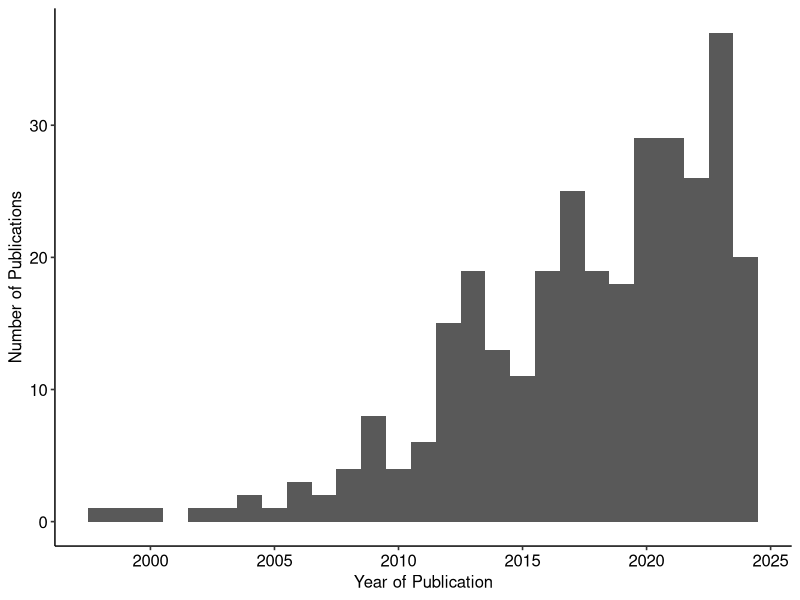
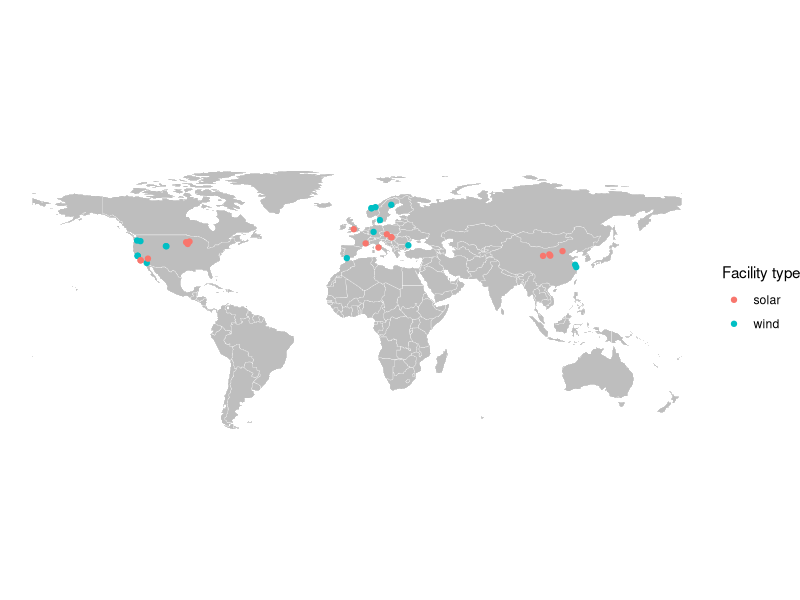
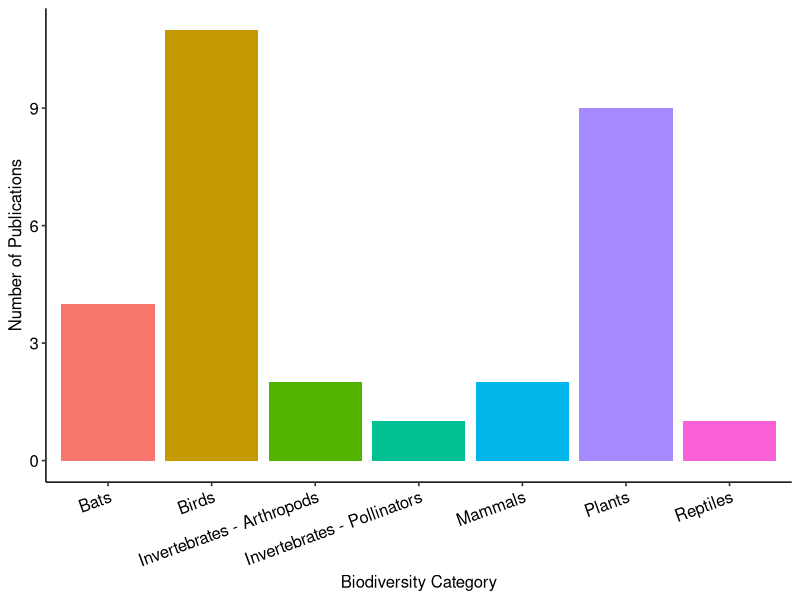
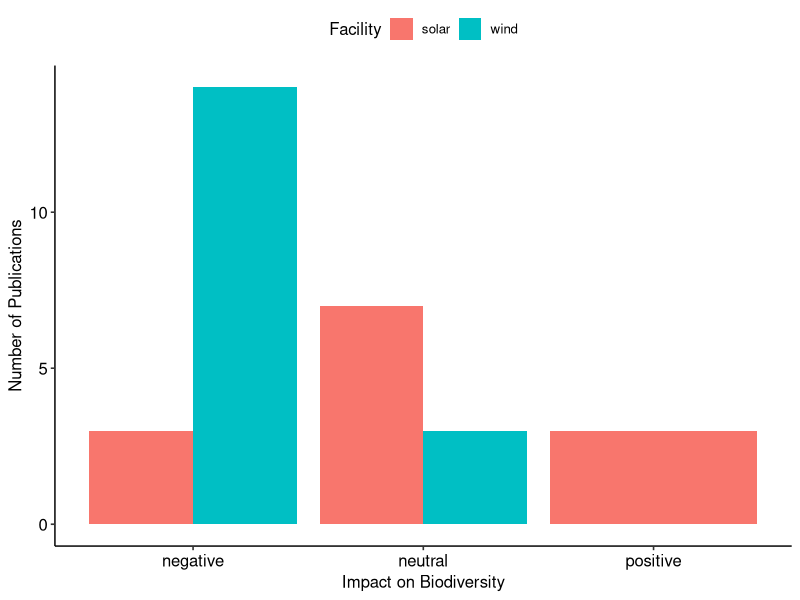
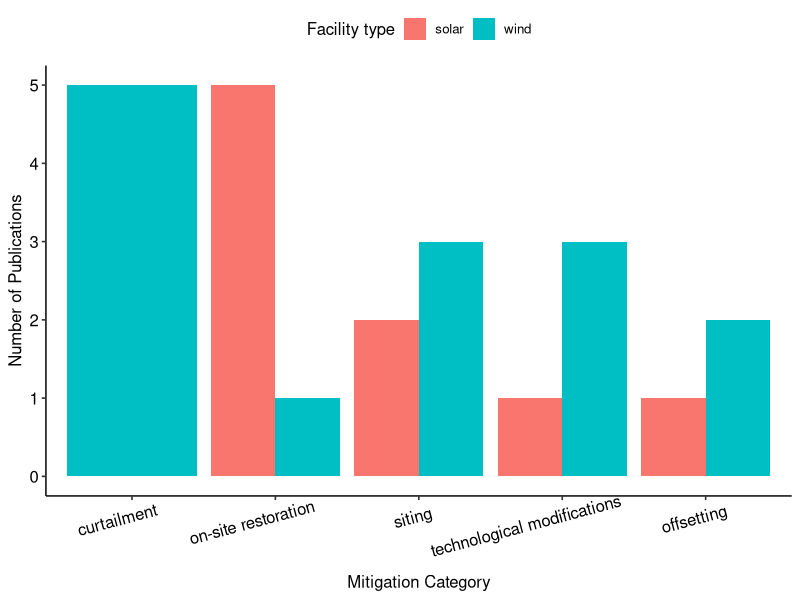
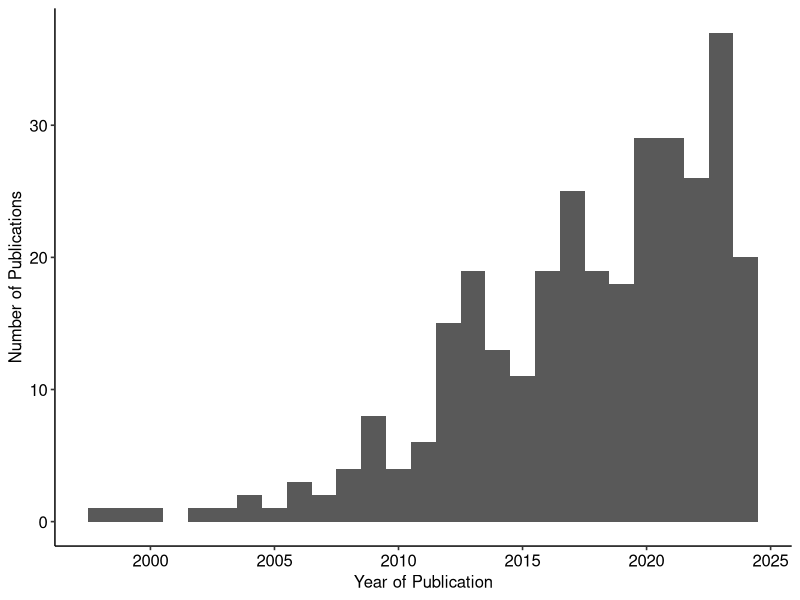
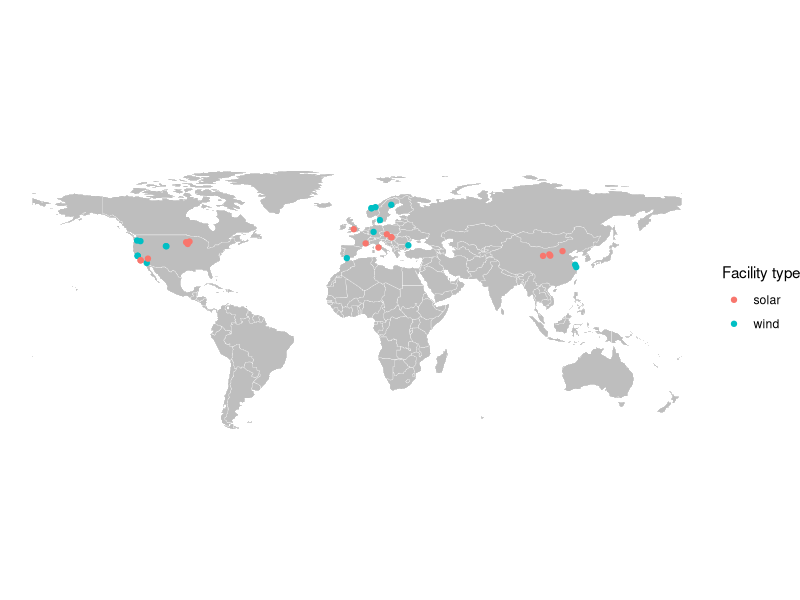
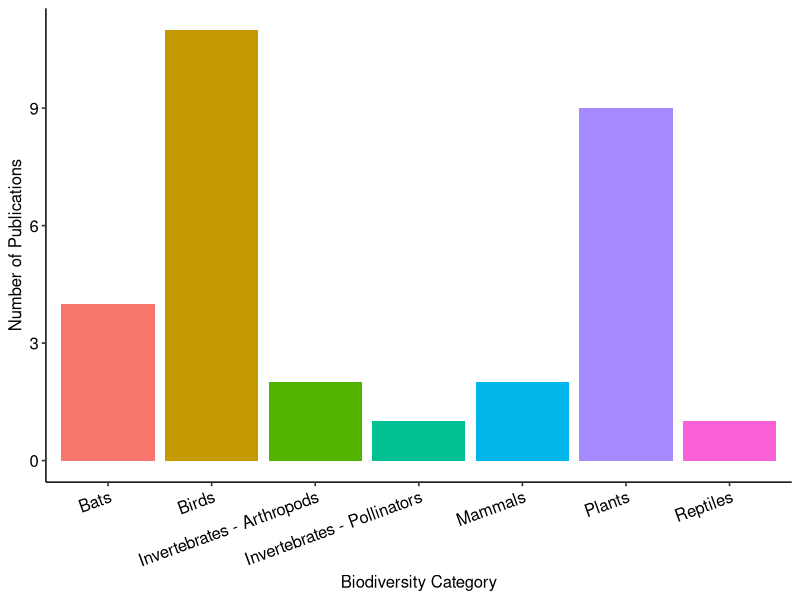

Write the R code that produced these figures, in order.
# source(scripts/install_packages.R) # uncomment and run to install necessary packages

library(tidyverse)
library(sf)
library(rnaturalearth)
library(ggpubr)
#install.packages("wordcloud")
library(wordcloud)
#install.packages("tm")
library(tm)



#### figures from more final data ####

# get data
sysrevdata <- readr::read_csv("data_input/wind_solar_biodiversity_sysreview_v2_20240930.csv")

# how many papers included currently?

length(unique(sysrevdata$title))
# 315

# filter to just unique papers, then count # wind, # solar
sysrevdata %>%
  dplyr::select(title, wind_solar) %>%
  dplyr::distinct() %>%
  dplyr::select(wind_solar) %>%
  table()
# wind_solar
# solar         wind windandsolar 
# 44          270            1 

# filter to just unique papers, then count # impact, # mitigation
sysrevdata %>%
  dplyr::select(title, topic) %>%
  dplyr::distinct() %>%
  dplyr::select(topic) %>%
  table()
# topic
# impact impactandmitigation          mitigation 
# 275                  20                  20 

# filter to just unique papers, then count wind/solar vs impact/mitigation
sysrevdata %>%
  dplyr::select(title, wind_solar, topic) %>%
  dplyr::distinct() %>%
  dplyr::group_by(wind_solar, topic) %>%
  dplyr::summarise(count_by_windsolarimpactmitigation = n())
# wind_solar   topic               count_by_windsolarimpactmitigation
# <chr>        <chr>                                            <int>
# 1 solar        impact                                              32
# 2 solar        impactandmitigation                                  4
# 3 solar        mitigation                                           8
# 4 wind         impact                                             242
# 5 wind         impactandmitigation                                 16
# 6 wind         mitigation                                          12
# 7 windandsolar impact                                               1

# make histogram of year of publication
sysrevdata %>%
  dplyr::select(title, year) %>%
  dplyr::distinct() %>%
  ggplot(aes(x = year)) +
  geom_histogram(binwidth = 1) +
  ggpubr::theme_pubr() +
  xlab("Year of Publication") +
  ylab("Number of Publications")
ggsave("figures/year_pub_histogram.png", width = 5, height = 4)

# locations ----

# count where studies located
sysrevdata %>%
  dplyr::select(title, region) %>%
  dplyr::distinct() %>%
  dplyr::select(region) %>%
  table()
# region
# Asia        Europe North America 
# 6            13            11 

# make map of locations of study
# first get world map data without Antarctica (not included)
worldmap <- rnaturalearth::ne_countries() %>% 
  filter(sovereignt != "Antarctica")

# then get spatial version of sys review data where lat/long available
sysrevlatlong <- sysrevdata %>%
  dplyr::select(title, wind_solar, latitude, longitude) %>%
  dplyr::filter(!is.na(latitude)) %>%
  dplyr::distinct() #%>%
  #sf::st_as_sf(coords = c("latitude", "longitude"))

# then plot background world map and points coloured by wind or solar
ggplot() +
  geom_sf(data = worldmap, fill = "grey", colour = "white", linewidth = 0.1) +
  theme_void() +
  geom_point(data = sysrevlatlong, aes(x = longitude, y = latitude, colour = wind_solar)) +
  labs(colour = "Facility type")
ggsave("figures/map_study_locations.png", width = 6, height = 4)
rm(worldmap, sysrevlatlong)

# make histogram of biodiversity category (not many so far)
sysrevdata %>%
  dplyr::select(title, biodiversity_category) %>%
  dplyr::distinct() %>%
  dplyr::filter(!is.na(.$biodiversity_category)) %>%
  ggplot(aes(x = biodiversity_category, fill = biodiversity_category)) +
  geom_bar() +
  ggpubr::theme_pubr(legend = "none") +
  xlab("Biodiversity Category") +
  ggpubr::rotate_x_text(angle = 20) +
  ylab("Number of Publications")
ggsave("figures/biodiversity_cat_histogram.png", width = 5, height = 4)

# and table for specific numbers
sysrevdata %>%
  dplyr::select(title, biodiversity_category) %>%
  dplyr::distinct() %>%
  dplyr::filter(!is.na(.$biodiversity_category)) %>% 
  dplyr::select(biodiversity_category) %>% 
  table()
# biodiversity_category
# Bats                       Birds  Invertebrates - Arthropods Invertebrates - Pollinators 
# 4                          11                           2                           1 
# Mammals                      Plants                    Reptiles 
# 2                           9                           1 

# make histogram of effect of wind and solar
sysrevdata %>%
  dplyr::select(title, wind_solar, effect_wind, effect_solar) %>%
  dplyr::distinct() %>%
  dplyr::filter_at(vars(effect_wind, effect_solar), any_vars(!is.na(.))) %>%
  tidyr::unite(col = "effect", effect_wind:effect_solar, na.rm = TRUE) %>%
  ggplot(aes(x = effect, fill = wind_solar)) +
  geom_bar(position = "dodge") +
  ggpubr::theme_pubr() +
  xlab("Impact on Biodiversity") +
  ylab("Number of Publications") +
  scale_fill_discrete(name = "Facility")
ggsave("figures/effect_development_barchart.png", width = 5, height = 4)

# mitigation ----

# now a bar chart showing mitigations suggested, and mitigation heirarchy
# given some have multiple suggestions have to summarise data a bit
sysrevdata %>%
  dplyr::select(title, mitigation_category, wind_solar) %>%
  dplyr::distinct() %>%
  dplyr::filter(!is.na(.$mitigation_category)) %>%
  # Split the categories and unnest them
  dplyr::mutate(mitigation_category = stringr::str_split(mitigation_category, ", ")) %>%
  tidyr::unnest(mitigation_category) %>%
  # Count occurrences of each category
  dplyr::group_by(mitigation_category, wind_solar) %>%
  dplyr::summarise(count = n(), .groups = 'drop') %>%
  ggplot(aes(x = reorder(mitigation_category, -count), y = count, fill = wind_solar)) +
  geom_bar(stat = "identity", position = "dodge") +
  ggpubr::theme_pubr() +
  xlab("Mitigation Category") +
  labs(fill = "Facility type") +
  ggpubr::rotate_x_text(angle = 15, hjust = 0.7, vjust = 0.9) +
  ylab("Number of Publications")
ggsave("figures/mitigation_cat_barplot.png", width = 5, height = 4)

# tables for numbers
sysrevdata %>%
  dplyr::select(title, `mitigation_suggested?`) %>%
  dplyr::distinct() %>%
  dplyr::filter(!is.na(.$`mitigation_suggested?`)) %>% 
  dplyr::select(`mitigation_suggested?`) %>% 
  table()
# mitigation_suggested?
#   no yes 
# 10  20 

# mitigation category
sysrevdata %>%
  dplyr::select(title, mitigation_category, wind_solar) %>%
  dplyr::distinct() %>%
  dplyr::filter(!is.na(.$mitigation_category)) %>%
  # Split the categories and unnest them
  dplyr::mutate(mitigation_category = stringr::str_split(mitigation_category, ", ")) %>%
  tidyr::unnest(mitigation_category) %>%
  # Count occurrences of each category
  dplyr::group_by(mitigation_category, wind_solar) %>%
  dplyr::summarise(count = n(), .groups = 'drop')
# mitigation_category         wind_solar count
# <chr>                       <chr>      <int>
# 1 curtailment                 wind           5
# 2 offsetting                  solar          1
# 3 offsetting                  wind           2
# 4 on-site restoration         solar          5
# 5 on-site restoration         wind           1
# 6 siting                      solar          2
# 7 siting                      wind           3
# 8 technological modifications solar          1
# 9 technological modifications wind           3

# explicit tests of mitigation
sysrevdata %>%
  dplyr::select(title, `mitigation_tested?`) %>%
  dplyr::distinct() %>%
  dplyr::filter(!is.na(.$`mitigation_tested?`)) %>% 
  dplyr::select(`mitigation_tested?`) %>% 
  table()
# mitigation_tested?
#   no yes 
# 23   7 

# explicit tests of mitigation
sysrevdata %>%
  dplyr::select(title, `mitigation_supported_by_explicit_test?`) %>%
  dplyr::distinct() %>%
  dplyr::filter(!is.na(.$`mitigation_supported_by_explicit_test?`)) %>% 
  dplyr::select(`mitigation_supported_by_explicit_test?`) %>% 
  table()
# mitigation_supported_by_explicit_test?
#   no yes 
# 3   7 

# word clouds suck really ----

# okay now let's try to make a word cloud from the abstracts
# Step 1: Create a corpus from the abstract column
corpus <- sysrevdata %>%
  dplyr::select(abstract) %>%
  dplyr::distinct()

corpus <-  tm::Corpus(tm::VectorSource(corpus))

# Step 2: Preprocess the data (convert to lower case, remove punctuation, etc.)
corpus <- tm_map(corpus, content_transformer(tolower))         # Convert to lowercase
corpus <- tm_map(corpus, removePunctuation)                    # Remove punctuation
corpus <- tm_map(corpus, removeNumbers)                        # Remove numbers
corpus <- tm_map(corpus, removeWords, stopwords("english"))    # Remove common stopwords
corpus <- tm_map(corpus, stripWhitespace)                      # Remove extra white spaces

# Step 3: Create a Document-Term Matrix
dtm <- tm::TermDocumentMatrix(corpus)
matrix <- as.matrix(dtm)
word_freqs <- sort(rowSums(matrix), decreasing = TRUE)  # Sum term frequencies
df_word_freqs <- data.frame(word = names(word_freqs), freq = word_freqs)

# Step 4: Generate the word cloud
set.seed(1234)  # For reproducibility
png("figures/wordcloud_abstract.png", width = 800, height = 800, res = 300)
wordcloud::wordcloud(words = df_word_freqs$word, freq = df_word_freqs$freq, 
          min.freq = 3,                              # Minimum frequency to include
          max.words = 200,                           # Maximum number of words in the cloud
          random.order = FALSE,                      # Arrange largest words centrally
          colors = brewer.pal(8, "Dark2"))           # Color palette
dev.off()

# needs lots more cleaning, ah well. what about mitigation text?

# Step 1: Create a corpus from the abstract column
corpus <- sysrevdata %>%
  dplyr::select(mitigation_text) %>%
  dplyr::distinct()

corpus <-  tm::Corpus(tm::VectorSource(corpus))

# Step 2: Preprocess the data (convert to lower case, remove punctuation, etc.)
corpus <- tm_map(corpus, content_transformer(tolower))         # Convert to lowercase
corpus <- tm_map(corpus, removePunctuation)                    # Remove punctuation
corpus <- tm_map(corpus, removeNumbers)                        # Remove numbers
corpus <- tm_map(corpus, removeWords, stopwords("english"))    # Remove common stopwords
corpus <- tm_map(corpus, stripWhitespace)                      # Remove extra white spaces

# Step 3: Create a Document-Term Matrix
dtm <- tm::TermDocumentMatrix(corpus)
matrix <- as.matrix(dtm)
word_freqs <- sort(rowSums(matrix), decreasing = TRUE)  # Sum term frequencies
df_word_freqs <- data.frame(word = names(word_freqs), freq = word_freqs)

# Step 4: Generate the word cloud
set.seed(1234)  # For reproducibility
png("figures/wordcloud_mitigationtext.png", width = 800, height = 800, res = 300)
wordcloud::wordcloud(words = df_word_freqs$word, freq = df_word_freqs$freq, 
                     min.freq = 3,                              # Minimum frequency to include
                     max.words = 200,                           # Maximum number of words in the cloud
                     random.order = FALSE,                      # Arrange largest words centrally
                     colors = brewer.pal(8, "Dark2"))           # Color palette
dev.off()

# okay yes word clouds maybe are just a bit too random to generate much of any
# insight, and need too much cleaning

rm(word_freqs, matrix, dtm, df_word_freqs, corpus)
